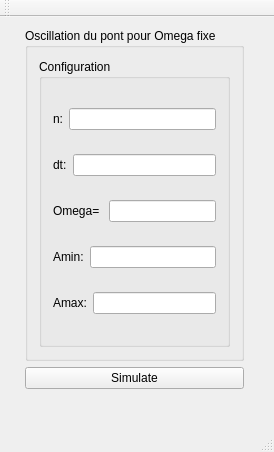
<?xml version="1.0" encoding="UTF-8"?>
<ui version="4.0">
 <class>MainWindow</class>
 <widget class="QMainWindow" name="MainWindow">
  <property name="geometry">
   <rect>
    <x>0</x>
    <y>0</y>
    <width>274</width>
    <height>452</height>
   </rect>
  </property>
  <property name="windowTitle">
   <string>Oscillations</string>
  </property>
  <widget class="QWidget" name="centralWidget">
   <widget class="QWidget" name="layoutWidget">
    <property name="geometry">
     <rect>
      <x>14</x>
      <y>0</y>
      <width>241</width>
      <height>383</height>
     </rect>
    </property>
    <layout class="QVBoxLayout" name="verticalLayout">
     <item>
      <widget class="QGroupBox" name="groupBox_2">
       <property name="title">
        <string>Oscillation du pont pour Omega fixe</string>
       </property>
       <layout class="QVBoxLayout" name="verticalLayout_2">
        <item>
         <widget class="QGroupBox" name="groupBox_3">
          <property name="title">
           <string>Configuration</string>
          </property>
          <layout class="QVBoxLayout" name="verticalLayout_4">
           <item>
            <layout class="QHBoxLayout" name="horizontalLayout_6">
             <item>
              <widget class="QLabel" name="label_2">
               <property name="text">
                <string>n:</string>
               </property>
              </widget>
             </item>
             <item>
              <widget class="QLineEdit" name="n"/>
             </item>
            </layout>
           </item>
           <item>
            <layout class="QHBoxLayout" name="horizontalLayout_8">
             <item>
              <widget class="QLabel" name="label_3">
               <property name="text">
                <string>dt:</string>
               </property>
              </widget>
             </item>
             <item>
              <widget class="QLineEdit" name="dt"/>
             </item>
            </layout>
           </item>
           <item>
            <layout class="QHBoxLayout" name="horizontalLayout_7">
             <item>
              <widget class="QLabel" name="label_7">
               <property name="text">
                <string>Omega= </string>
               </property>
              </widget>
             </item>
             <item>
              <widget class="QLineEdit" name="omega"/>
             </item>
            </layout>
           </item>
           <item>
            <layout class="QHBoxLayout" name="horizontalLayout_9">
             <item>
              <widget class="QLabel" name="label_8">
               <property name="text">
                <string>Amin:</string>
               </property>
              </widget>
             </item>
             <item>
              <widget class="QLineEdit" name="ymin"/>
             </item>
            </layout>
           </item>
           <item>
            <layout class="QHBoxLayout" name="horizontalLayout_10">
             <item>
              <widget class="QLabel" name="label_9">
               <property name="text">
                <string>Amax:</string>
               </property>
              </widget>
             </item>
             <item>
              <widget class="QLineEdit" name="ymax"/>
             </item>
            </layout>
           </item>
          </layout>
         </widget>
        </item>
       </layout>
      </widget>
     </item>
     <item>
      <widget class="QPushButton" name="simulateButton">
       <property name="text">
        <string>Simulate</string>
       </property>
      </widget>
     </item>
    </layout>
   </widget>
  </widget>
  <widget class="QMenuBar" name="menuBar">
   <property name="geometry">
    <rect>
     <x>0</x>
     <y>0</y>
     <width>274</width>
     <height>26</height>
    </rect>
   </property>
  </widget>
  <widget class="QToolBar" name="mainToolBar">
   <attribute name="toolBarArea">
    <enum>TopToolBarArea</enum>
   </attribute>
   <attribute name="toolBarBreak">
    <bool>false</bool>
   </attribute>
  </widget>
  <widget class="QStatusBar" name="statusBar"/>
 </widget>
 <layoutdefault spacing="6" margin="11"/>
 <resources/>
 <connections/>
</ui>
